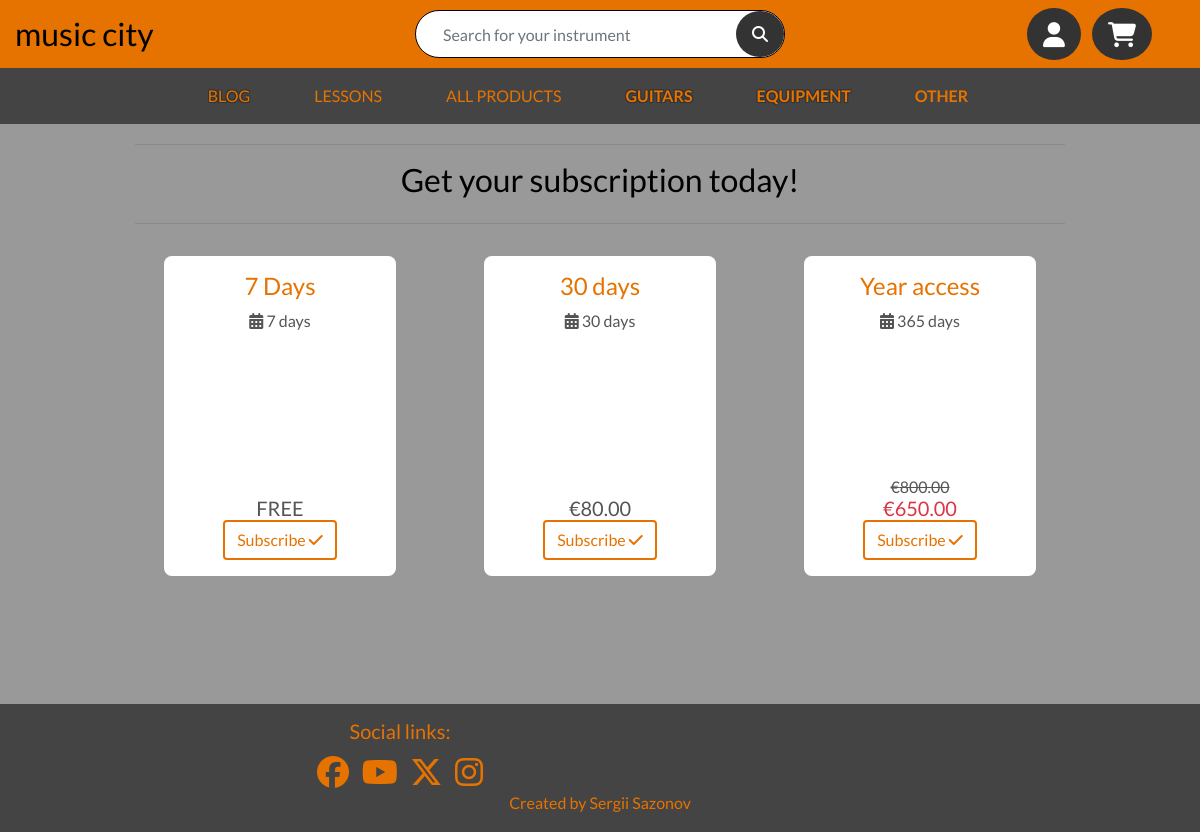
The page /lessons/subscription/ on the database as committed earlier.
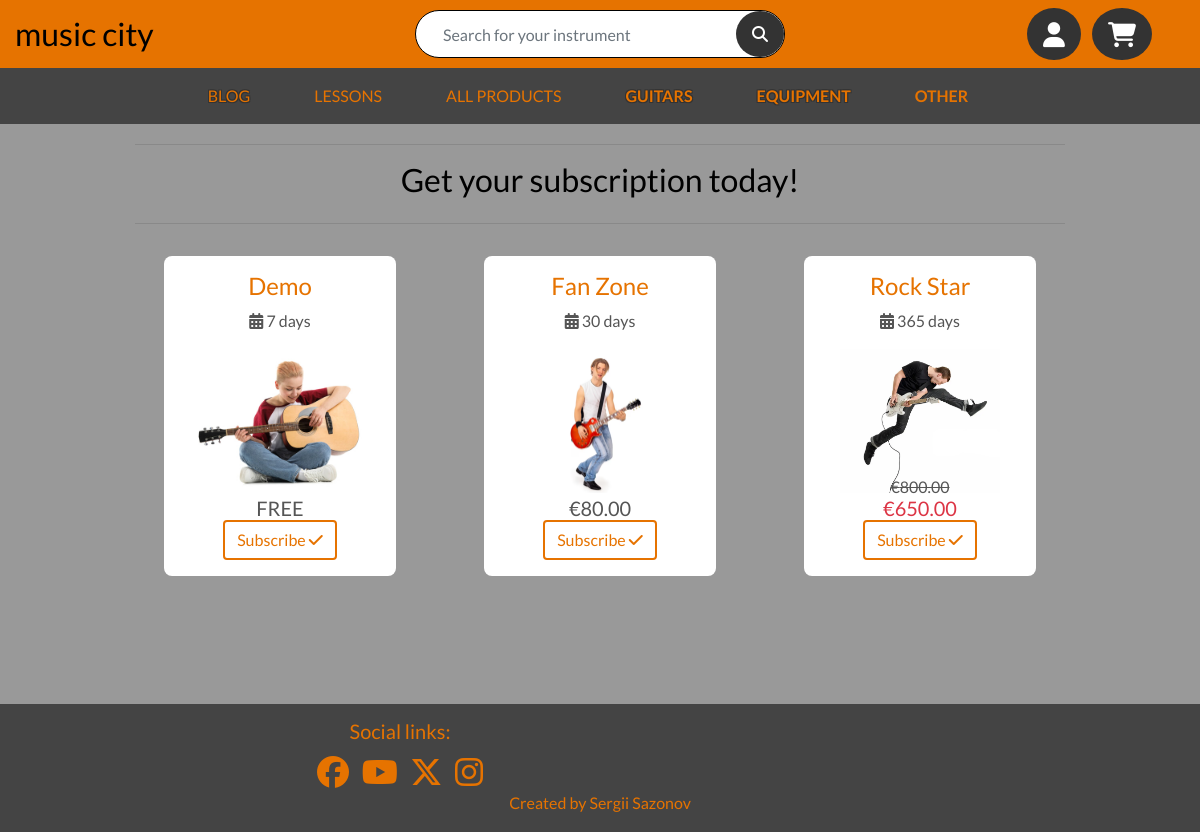
The same page on the database as committed later.
### lessons/models.py (models this page shows, shortened)
class Subscription(models.Model):
    name = models.CharField(max_length=40)
    description = models.TextField()
    duration = models.IntegerField()
    price = models.DecimalField(max_digits=6, decimal_places=2)
    promotional_price = models.DecimalField(max_digits=6, decimal_places=2, null=True, blank=True)
    is_active = models.BooleanField(default=True)
    image = models.ImageField(null=True, blank=True)

### lessons/views.py (the view, shortened to what this page needs)
# urls.py: path('subscription/', views.check_subscription, name="check_subscription"),
def check_subscription(request):
    if request.user.is_superuser:  # Show all subscriptions to the admin (including disabled)
        subscriptions = Subscription.objects.all().order_by('duration')
    else:
        subscriptions = Subscription.objects.filter(is_active=True).order_by('duration')
        if request.user.is_authenticated:
            had_subscription = UserSubscription.objects.filter(user=request.user).first()
            if had_subscription:
                subscriptions = Subscription.objects.filter(is_active=True).exclude(price=0).order_by('duration')
    context = {
        'subscriptions': subscriptions,
    }
    return render(request, 'lessons/subscriptions.html', context)

### bag/contexts.py (called while the page is built, shortened)
def bag_contents(request):
    bag_items = []
    total = 0
    product_count = 0
    bag = request.session.get('bag', {})
    if total < settings.FREE_DELIVERY_THRESHOLD:
        delivery = total * Decimal(settings.STANDARD_DELIVERY_PERCENTAGE)
        free_delivery_delta = settings.FREE_DELIVERY_THRESHOLD - total
    else:
        delivery = 0
        free_delivery_delta = 0
    grand_total = total + delivery
    context = {
        'bag_items': bag_items,
        'total': total,
        'product_count': product_count,
        'delivery': delivery,
        'free_delivery_delta': free_delivery_delta,
        'free_delivery_threshold': settings.FREE_DELIVERY_THRESHOLD,
        'grand_total': grand_total,
    }
    return context

### lessons/templates/lessons/subscriptions.html (shortened to what this page needs)
{% extends "base.html" %}
{% load static %}
{% block page_header %}
    <div class="header-container">
    </div>
{% endblock %}
{% block content %}
    <div class="container">
        <hr>
        <div class="row mt-3">
            <div class="container">
                <h2 class="text-black text-center mx-3">Get your subscription today!</h2>
            </div>
        </div>
        <hr>
        <div class="row">
            {% for subscription in subscriptions %}
                <div class="col-lg col-md-6 col-sm-12 text-center">
                    <div class="container subscription-container my-3 position-relative bg-white p-3">
                        <div class="container-fluid">
                            <h4 class="highlight-color">{{ subscription.name }}</h4>
                            <p>
                                <i class="fa-solid fa-calendar-days"></i>
                                {{ subscription.duration}} days
                            </p>
                        </div>
                        {% if subscription.image %}
                            <div class="subscription-img">
                                <img class="card-img-top img-fluid" src="{{ subscription.image.url }}">
                            </div>
                        {% endif %}
                        <div class="container-fluid align-bottom white-bg pb-3">
                            {% if subscription.promotional_price %}
                                <h6 class="strikethrough m-0">€{{ subscription.price }}</h6>
                                <h5 class="text-danger m-0">€{{ subscription.promotional_price }}</h5>
                            {% elif subscription.price == 0 %}
                                <h5 class="m-0">FREE</h5>
                            {% else %}
                                <h5 class="m-0">€{{ subscription.price }}</h5>
                            {% endif %}
                            {% if subscription.is_active %}
                                <a href="{% url 'buy_subscription' subscription.id %}" class="btn btn-main">
                                    <span>
                                        Subscribe
                                    </span>
                                    <span>
                                        <i class="fa-solid fa-check"></i>
                                    </span>
                                </a>
                            {% endif %}
                        </div>
                    </div>
                </div>
            {% endfor %}
        </div>
    </div>
{% endblock %}

### templates/base.html (shortened to what this page needs)
{% load static %}
<!doctype html>
<html lang="en">
    <head>
        {% block corecss %}
            <link rel="stylesheet" href="https://cdn.jsdelivr.net/npm/bootstrap@4.4.1/dist/css/bootstrap.min.css">
            <link rel="stylesheet" href="{% static 'css/base.css' %}">
        {% endblock %}
    </head>
    <body>
        <header class="container-fluid fixed-top">
            <div id="topnav" class="row pt-lg-2 d-none d-lg-flex header-bg pb-2">
                <div class="col-12 col-lg-4 my-auto py-1 py-lg-0 text-center text-lg-left">
                    <a href="{% url 'home' %}" class="text-decoration-none main-logo-link">
                        <h2 class="logo-font text-black my-0">music city</h2>
                    </a>
                </div>
                <div class="col-12 col-lg-4 my-auto py-1 py-lg-0">
                    <form method="GET" action="{% url 'products' %}">
                        <div class="input-group d-flex align-items-center w-100 search-bar">
                            <input class="form-control border-0 " type="text" name="q" placeholder="Search for your instrument">
                            <div class="input-group-append">
                                <button class="btn btn-secondary border-0 rounded-circle" type="submit">
                                    <i class="fas fa-search"></i>
                                </button>
                            </div>
                        </div>
                    </form>
                </div>
                <div class="col-12 col-lg-4 my-auto py-1 py-lg-0 pr-5 d-flex justify-content-end">
                    <ul class="list-inline list-unstyled text-center my-0">
                        <li class="list-inline-item dropdown">
                            <a class="text-black btn btn-lg btn-secondary border-0 rounded-circle" href="#" id="user-options" data-toggle="dropdown" aria-haspopup="true" aria-expanded="false">
                                <div class="text-center">
                                    <div><i class="fas fa-user fa-lg"></i></div>
                                </div>
                            </a>
                        </li>
                        <li class="list-inline-item">
                            <a class="text-black btn btn-lg btn-secondary border-0 rounded-circle position-relative" href="{% url 'view_bag' %}">
                                <div class="text-center">
                                    <div><i class="fa-solid fa-cart-shopping fa-lg"></i></div>
                                </div>
                            </a>
                        </li>
                    </ul>
                </div>
            </div>
            <div class="row grey-bg">
                <nav class="navbar navbar-expand-lg w-100">
                    {% include 'includes/main_nav.html' %}
                </nav>
            </div>
        </header>
        {% block page_header %}
        {% endblock %}
        <div class="content-area">
            {% block content %}
            {% endblock %}
        </div>
        <footer class="container-fluid mt-3">
            <div class="row">
                <div class="col-2"></div>
                <div class="col-4 text-center social-links">
                    <h5>Social links:</h5>
                    <a>
                        <i class="fa-brands fa-facebook fa-2x"></i>
                    </a>
                    <a>
                        <i class="fa-brands fa-youtube fa-2x"></i>
                    </a>
                    <a>
                        <i class="fa-brands fa-x-twitter fa-2x"></i>
                    </a>
                    <a>
                        <i class="fa-brands fa-instagram fa-2x"></i>
                    </a>
                </div>
                <div class="col-4">
                </div>
                <div class="col-2"></div>
            </div>
            <div class="row">
                <div class="col text-center">
                    <h6>Created by Sergii Sazonov</h6>
                </div>
            </div>
        </footer>
    </body>
</html>

### templates/includes/main_nav.html (shortened to what this page needs)
<div class="collapse navbar-collapse" id="main-nav">
    <ul class="navbar-nav w-auto mx-auto">
        <li class="nav-item">
            <a class="nav-link text-uppercase mr-5 outlined" href="#">Blog</a>
        </li>
        <li class="nav-item">
            <a class="nav-link text-uppercase mr-5" href="{% url 'check_subscription' %}">Lessons</a>
        </li>
        <li class="nav-item">
            <a class="nav-link text-uppercase mr-5" href="{% url 'products' %}">All products</a>
        </li>
        <li class="nav-item dropdown">
            <a class="logo-font font-weight-bold text-uppercase nav-link mr-5 outlined" href="#" id="guitars-link" data-toggle="dropdown" aria-haspopup="true" aria-expanded="false">
                Guitars
            </a>
        </li>
        <li class="nav-item dropdown">
            <a class="logo-font font-weight-bold text-uppercase nav-link mr-5 outlined" href="#" id="drums-link" data-toggle="dropdown" aria-haspopup="true" aria-expanded="false">
                Equipment
            </a>
        </li>
        <li class="nav-item dropdown">
            <a class="logo-font font-weight-bold text-uppercase nav-link mr-5" href="#" id="accessories-link" data-toggle="dropdown" aria-haspopup="true" aria-expanded="false">
                Other
            </a>
        </li>
    </ul>
</div>

### static/css/base.css (style rules this page uses)
html { height: 100%; }
body { color: #555; background-color: #999; font-family: 'Lato'; }
.logo-font { text-transform: lowercase; }
.strikethrough { text-decoration: line-through; }
.outlined { text-shadow: -1px -1px 0 #333, 1px -1px 0 #333, -1px 1px 0 #333, 1px 1px 0 #333; }
.grey-bg { background-color: #444; }
.main-logo-link { width: fit-content; }
.text-black { color: #000 !important; }
.btn-secondary { background-color: #333 !important; color: white !important; padding: 1rem 1.3rem; }
.search-bar { background-color: white; border: 2px solid #e67300; border-radius: 3rem; padding-left: 15px; }
header { height: 5.5rem; background-color: #e67300; }
.header-container { padding-top: 8rem; }
.highlight-color { color: #e67300; }
.nav-link { color: #e67300; }
.content-area { min-height: calc(100vh - 16rem); }
footer { height: 8rem; color: #e67300; background-color: #444; padding: 15px; }
.social-links i { margin: 0.3rem 0.3rem; }
.subscription-container { height: 20rem; border-radius: .5rem; }
.subscription-img { height: 9rem; width: 100%; }
.subscription-img img { height: 100%; width: auto; object-fit: cover; }
.btn-main { color: #e67300; background-color: initial; border: 2px solid #e67300; }
@media (min-width: 1200px) { .container { max-width: 80%; } }
@media (min-width: 992px) { .btn-secondary { padding: .7rem 1rem; } }
@media (min-width: 992px) { .search-bar { border: 1px solid black; } }
@media (min-width: 992px) { .align-bottom { position: absolute; bottom: 0; left: 0; margin: auto 0; } }

Rows that differ between the two databases and show on the page:
changed Subscription: name "7 Days" → "Demo"; image: picture added
changed Subscription: name "30 days" → "Fan Zone"; image: picture added
changed Subscription: name "Year access" → "Rock Star"; image: picture added
